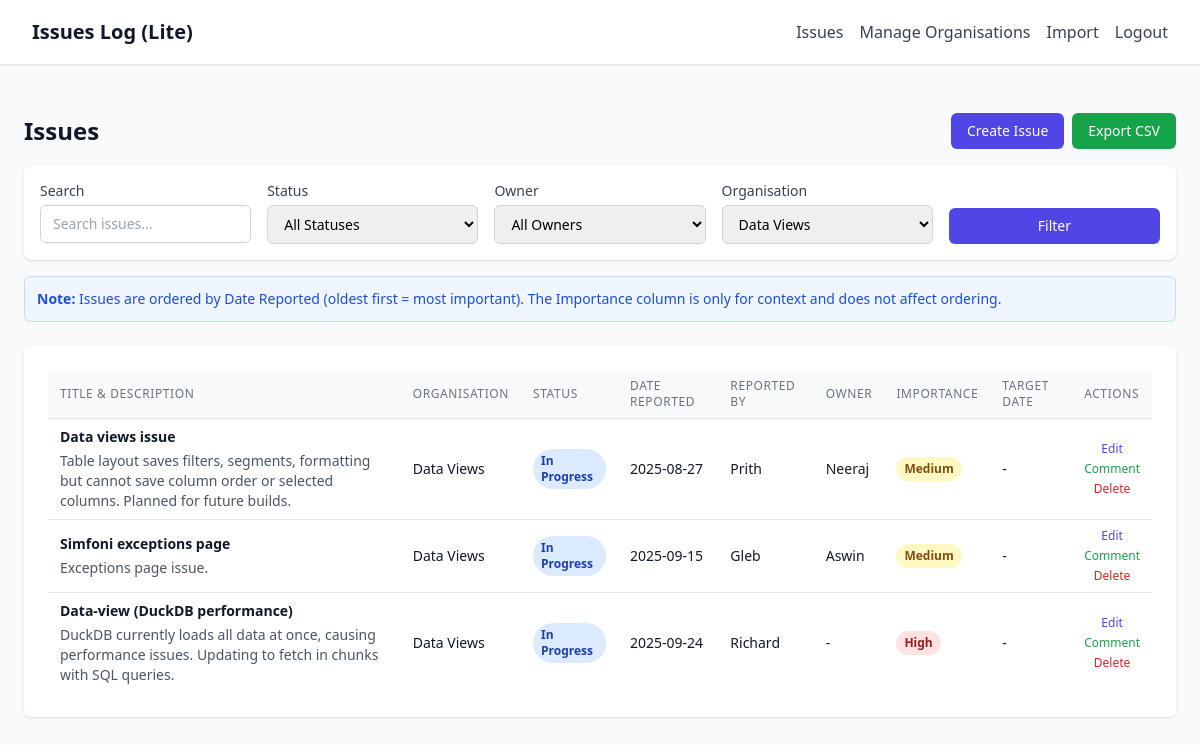
Page /?organization=2 (signed in) on the committed database.
### models.py (models this page shows)
class Issue(db.Model):
    id = db.Column(db.Integer, primary_key=True)
    title = db.Column(db.String(200), nullable=False)
    description = db.Column(db.Text)
    reporter = db.Column(db.String(100), nullable=False)
    owner = db.Column(db.String(100))
    organization_id = db.Column(db.Integer, db.ForeignKey('organization.id'))
    organization = db.relationship('Organization', backref=db.backref('issues', lazy=True))
    status = db.Column(db.String(50), default='Open')
    importance = db.Column(db.String(20), default='Medium')  # High, Medium, Low
    date_reported = db.Column(db.Date, default=datetime.utcnow().date)
    target_date = db.Column(db.Date)
    display_order = db.Column(db.Integer, default=0)  # For manual ordering
    created_at = db.Column(db.DateTime, default=datetime.utcnow)
    updated_at = db.Column(db.DateTime, default=datetime.utcnow, onupdate=datetime.utcnow)

class Organization(db.Model):
    id = db.Column(db.Integer, primary_key=True)
    name = db.Column(db.String(100), nullable=False, unique=True)
    created_at = db.Column(db.DateTime, default=datetime.utcnow)

### app.py (the view)
@app.route('/')
@require_auth
def index():
    status_filter = request.args.get('status', '')
    owner_filter = request.args.get('owner', '')
    organization_filter = request.args.get('organization', '')
    search_query = request.args.get('q', '')
    query = Issue.query
    if status_filter:
        query = query.filter(Issue.status == status_filter)
    if owner_filter:
        query = query.filter(Issue.owner == owner_filter)
    if organization_filter:
        query = query.filter(Issue.organization_id == organization_filter)
    if search_query:
        query = query.filter(
            (Issue.title.contains(search_query)) |
            (Issue.description.contains(search_query)) |
            (Issue.reporter.contains(search_query))
        )
    query = query.order_by(Issue.display_order.asc(), Issue.date_reported.asc())
    issues = query.all()
    statuses = db.session.query(Issue.status).distinct().all()
    owners = db.session.query(Issue.owner).filter(Issue.owner.isnot(None)).distinct().all()
    organizations = Organization.query.all()
    return render_template('index.html',
                         issues=issues,
                         statuses=[s[0] for s in statuses],
                         owners=[o[0] for o in owners],
                         organizations=organizations,
                         current_filters={
                             'status': status_filter,
                             'owner': owner_filter,
                             'organization': organization_filter,
                             'q': search_query
                         },
                         date=date)

### app.py (called while the page is built)
def require_auth(f):
    from functools import wraps
    @wraps(f)
    def decorated_function(*args, **kwargs):
        if not session.get('authenticated'):
            return redirect(url_for('login'))
        return f(*args, **kwargs)
    return decorated_function

### templates/index.html (shortened to what this page needs)
{% extends "base.html" %}
{% block content %}
<div class="px-4 py-6 sm:px-0">
    <div class="mb-6">
        <div class="flex justify-between items-center mb-4">
            <h2 class="text-2xl font-bold text-gray-900">Issues</h2>
            <div class="flex space-x-2">
                <button onclick="openCreateModal()"
                        class="bg-indigo-600 hover:bg-indigo-700 text-white px-4 py-2 rounded-md text-sm font-medium">
                    Create Issue
                </button>
                <a href="{{ url_for('export_csv', **current_filters) }}"
                   class="bg-green-600 hover:bg-green-700 text-white px-4 py-2 rounded-md text-sm font-medium">
                    Export CSV
                </a>
            </div>
        </div>
        <form method="GET" class="grid grid-cols-1 md:grid-cols-5 gap-4 p-4 bg-white rounded-lg shadow">
            <div>
                <label class="block text-sm font-medium text-gray-700 mb-1">Search</label>
                <input type="text" name="q" value="{{ current_filters.q }}"
                       placeholder="Search issues..."
                       class="w-full px-3 py-2 border border-gray-300 rounded-md text-sm">
            </div>
            <div>
                <label class="block text-sm font-medium text-gray-700 mb-1">Status</label>
                <select name="status" class="w-full px-3 py-2 border border-gray-300 rounded-md text-sm">
                    <option value="">All Statuses</option>
                </select>
            </div>
            <div>
                <label class="block text-sm font-medium text-gray-700 mb-1">Owner</label>
                <select name="owner" class="w-full px-3 py-2 border border-gray-300 rounded-md text-sm">
                    <option value="">All Owners</option>
                </select>
            </div>
            <div>
                <label class="block text-sm font-medium text-gray-700 mb-1">Organisation</label>
                <select name="organization" class="w-full px-3 py-2 border border-gray-300 rounded-md text-sm">
                    {% for organization in organizations %}
                        <option value="{{ organization.id }}" {% if current_filters.organization == organization.id|string %}selected{% endif %}>{{ organization.name }}</option>
                    {% endfor %}
                </select>
            </div>
            <div class="flex items-end">
                <button type="submit" class="w-full bg-indigo-600 hover:bg-indigo-700 text-white px-4 py-2 rounded-md text-sm font-medium">
                    Filter
                </button>
            </div>
        </form>
        <div class="mt-4 p-3 bg-blue-50 border border-blue-200 rounded-md">
            <p class="text-sm text-blue-700">
                <strong>Note:</strong> Issues are ordered by Date Reported (oldest first = most important).
                The Importance column is only for context and does not affect ordering.
            </p>
        </div>
    </div>
    <div class="bg-white shadow overflow-hidden sm:rounded-md">
        <div class="px-4 py-5 sm:p-6">
            <div>
                <table class="w-full divide-y divide-gray-200 text-sm">
                    <thead class="bg-gray-50">
                        <tr>
                            <th class="px-3 py-2 text-left text-xs font-medium text-gray-500 uppercase tracking-wider">Title & Description</th>
                            <th class="px-3 py-2 text-left text-xs font-medium text-gray-500 uppercase tracking-wider">Organisation</th>
                            <th class="px-3 py-2 text-left text-xs font-medium text-gray-500 uppercase tracking-wider">Status</th>
                            <th class="px-3 py-2 text-left text-xs font-medium text-gray-500 uppercase tracking-wider">Date Reported</th>
                            <th class="px-3 py-2 text-left text-xs font-medium text-gray-500 uppercase tracking-wider">Reported By</th>
                            <th class="px-3 py-2 text-left text-xs font-medium text-gray-500 uppercase tracking-wider">Owner</th>
                            <th class="px-3 py-2 text-left text-xs font-medium text-gray-500 uppercase tracking-wider">Importance</th>
                            <th class="px-3 py-2 text-left text-xs font-medium text-gray-500 uppercase tracking-wider">Target Date</th>
                            <th class="px-3 py-2 text-left text-xs font-medium text-gray-500 uppercase tracking-wider">Actions</th>
                        </tr>
                    </thead>
                    <tbody class="bg-white divide-y divide-gray-200" id="issuesTableBody">
                        {% for issue in issues %}
                        <tr class="hover:bg-gray-50 draggable-row" draggable="true" data-issue-id="{{ issue.id }}">
                            <td class="px-3 py-2">
                                <div class="font-semibold text-gray-900">{{ issue.title }}</div>
                                {% if issue.description %}
                                <div class="text-sm text-gray-600 mt-1">{{ issue.description }}</div>
                                {% endif %}
                            </td>
                            <td class="px-3 py-2 text-sm text-gray-900">
                                {{ issue.organization.name if issue.organization else '-' }}
                            </td>
                            <td class="px-3 py-2">
                                <span class="inline-flex px-2 py-1 text-xs font-semibold rounded-full
                                    {% if issue.status == 'Completed' %}bg-green-100 text-green-800
                                    {% elif issue.status == 'In Progress' %}bg-blue-100 text-blue-800
                                    {% elif issue.status == 'Pending Info' %}bg-yellow-100 text-yellow-800
                                    {% else %}bg-gray-100 text-gray-800{% endif %}">
                                    {{ issue.status }}
                                </span>
                            </td>
                            <td class="px-3 py-2 text-sm text-gray-900">
                                {{ issue.date_reported.strftime('%Y-%m-%d') if issue.date_reported else '-' }}
                            </td>
                            <td class="px-3 py-2 text-sm text-gray-900">
                                {{ issue.reporter }}
                            </td>
                            <td class="px-3 py-2 text-sm text-gray-900">
                                {{ issue.owner or '-' }}
                            </td>
                            <td class="px-3 py-2">
                                <span class="inline-flex px-2 py-1 text-xs font-semibold rounded-full
                                    {% if issue.importance == 'High' %}bg-red-100 text-red-800
                                    {% elif issue.importance == 'Medium' %}bg-yellow-100 text-yellow-800
                                    {% else %}bg-gray-100 text-gray-800{% endif %}">
                                    {{ issue.importance }}
                                </span>
                            </td>
                            <td class="px-3 py-2 text-sm text-gray-900">
                                {{ issue.target_date.strftime('%Y-%m-%d') if issue.target_date else '-' }}
                            </td>
                            <td class="px-3 py-2 text-xs font-medium">
                                <div class="flex flex-col space-y-1">
                                    <button onclick="openEditModal({{ issue.id }})"
                                            class="text-indigo-600 hover:text-indigo-900">Edit</button>
                                    <button onclick="openCommentModal({{ issue.id }})"
                                            class="text-green-600 hover:text-green-900">Comment</button>
                                    <button onclick="openDeleteModal({{ issue.id }}, '{{ issue.title }}')"
                                            class="text-red-600 hover:text-red-900">Delete</button>
                                </div>
                            </td>
                        </tr>
                        {% endfor %}
                    </tbody>
                </table>
            </div>
        </div>
    </div>
</div>
{% endblock %}

### templates/base.html (style rules this page uses)
.draggable-row { cursor: move; transition: all 0.2s ease; }

### rows in the picture
Issue: title "Data views issue", description "Table layout saves filters, segments, formatting but cannot save column order or selected columns. Planned for future builds.", organization "Data Views", status "In Progress", date_reported "2025-08-27", reporter "Prith", owner "Neeraj", importance "Medium", target_date "-"
Issue: title "Simfoni exceptions page", description "Exceptions page issue.", organization "Data Views", status "In Progress", date_reported "2025-09-15", reporter "Gleb", owner "Aswin", importance "Medium", target_date "-"
Issue: title "Data-view (DuckDB performance)", description "DuckDB currently loads all data at once, causing performance issues. Updating to fetch in chunks with SQL queries.", organization "Data Views", status "In Progress", date_reported "2025-09-24", reporter "Richard", owner "-", importance "High", target_date "-"

### other values in the picture
form field organization "Data Views"
